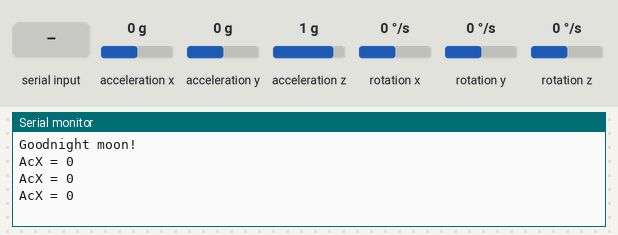
The sketch below on a simulated Arduino Leonardo, built with avr-gcc and run on an emulated ATmega32U4. Parts: the last lines printed to the serial monitor. Wiring (inferred from the names in the program): MPU-6050 motion sensor at I2C address 0x68. Inputs (shaded band) come from the test bench; at power-on: acceleration x 0 g, acceleration y 0 g, acceleration z 1 g, rotation x 0 °/s, rotation y 0 °/s, rotation z 0 °/s.

Above: at 1.3 s.
1.4 s: "1" received over the second serial link
At 2.0 s:
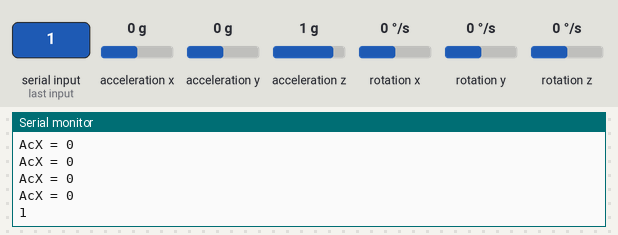
3.0 s: acceleration x set to -1.4 g
At 3.5 s:
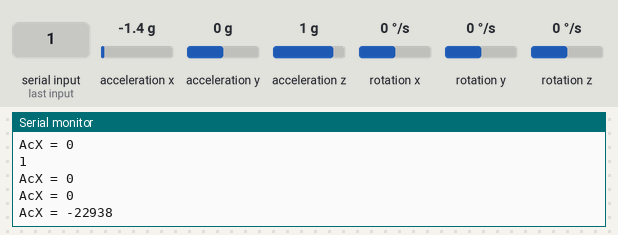
4.5 s: "0" received over the second serial link
At 5.0 s:
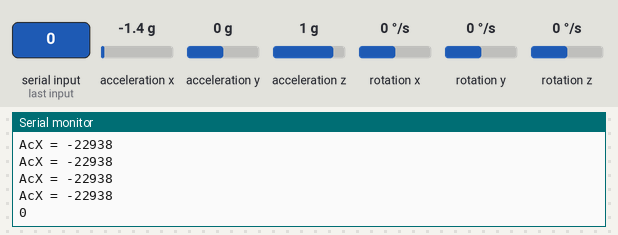
6.0 s: acceleration x set to -0.8 g
At 6.5 s:
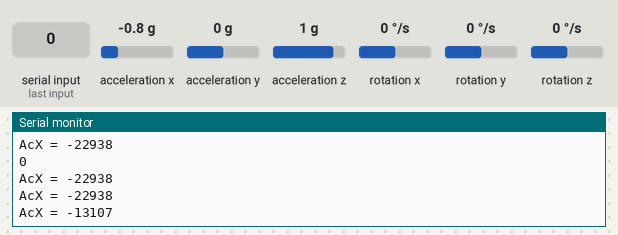
Timing chart, 0 to 8.5 s (numbered marks = the images above; inputs shaded):
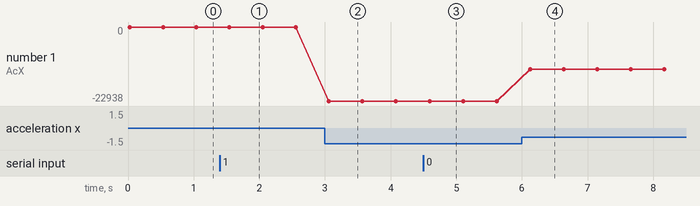

The sketch:

bluetooth_test.ino
```cpp
#include <SoftwareSerial.h>
#include <Wire.h>
#include "MPU6050.h"

MPU6050 mpu;

const int MPU=0x68;  // I2C address of the MPU-6050

int16_t AcX,AcY,AcZ,Tmp,GyX,GyY,GyZ;

SoftwareSerial mySerial(10, 11); // RX, TX

String message = "";

void setup() {

  Wire.begin();
  Wire.beginTransmission(MPU);
  Wire.write(0x6B);  // PWR_MGMT_1 register
  Wire.write(0);     // set to zero (wakes up the MPU-6050)
  Wire.endTransmission(true);

  Serial.begin(9600);
  while (!Serial) {
    ; // wait for serial port to connect. Needed for Leonardo only
  }

  Serial.println("Goodnight moon!");

  mySerial.begin(9600);
  mySerial.println("Hello, world?");
}

void loop() {
  //Serial.println("*****");

  Wire.beginTransmission(MPU);
  Wire.write(0x3B);  // starting with register 0x3B (ACCEL_XOUT_H)
  Wire.endTransmission(false);
  Wire.requestFrom(MPU,14,true);  // request a total of 14 registers
  AcX=Wire.read()<<8|Wire.read();  // 0x3B (ACCEL_XOUT_H) & 0x3C (ACCEL_XOUT_L)
  AcY=Wire.read()<<8|Wire.read();  // 0x3D (ACCEL_YOUT_H) & 0x3E (ACCEL_YOUT_L)
  AcZ=Wire.read()<<8|Wire.read();  // 0x3F (ACCEL_ZOUT_H) & 0x40 (ACCEL_ZOUT_L)
  //Tmp=Wire.read()<<8|Wire.read();  // 0x41 (TEMP_OUT_H) & 0x42 (TEMP_OUT_L)
  //GyX=Wire.read()<<8|Wire.read();  // 0x43 (GYRO_XOUT_H) & 0x44 (GYRO_XOUT_L)
  //GyY=Wire.read()<<8|Wire.read();  // 0x45 (GYRO_YOUT_H) & 0x46 (GYRO_YOUT_L)
  //GyZ=Wire.read()<<8|Wire.read();  // 0x47 (GYRO_ZOUT_H) & 0x48 (GYRO_ZOUT_L)
  Serial.print("AcX = "); Serial.println(AcX);
  //Serial.print(" | AcY = "); Serial.print(AcY);
  //Serial.print(" | AcZ = "); Serial.print(AcZ);
  //Serial.print(" | Tmp = "); Serial.print(Tmp/340.00+36.53);  //equation for temperature in degrees C from datasheet
  //Serial.print(" | GyX = "); Serial.print(GyX);
  //Serial.print(" | GyY = "); Serial.print(GyY);
  //Serial.print(" | GyZ = "); Serial.println(GyZ);

  //mySerial.write("123456789");

  //delay(300);

  while (mySerial.available()) {
    message += char(mySerial.read());
  }

  if (message != "") {
    Serial.println(message);
  }
  message = "";

  //delay(300);

  //mySerial.write(Serial.read());

  //mySerial.write("987654321");
  //mySerial.print("********** ");
  mySerial.println(AcX); //mySerial.print(" | "); mySerial.print(AcY); mySerial.print(" | "); mySerial.print(AcZ);

  delay(500);
}
```

Measured:
- after the input at 1.4 s, the serial monitor: prints a new line after 0.14 s (image 1)
- after the input at 3.0 s, the serial monitor: prints a new line after 0.06 s (image 2)
- after the input at 4.5 s, the serial monitor: prints a new line after 0.09 s (image 3)
- after the input at 6.0 s, the serial monitor: prints a new line after 0.13 s (image 4)
- plotted number 1: 0 → -22938 after the input at 3.0 s, -22938 → -13107 after the input at 6.0 s
